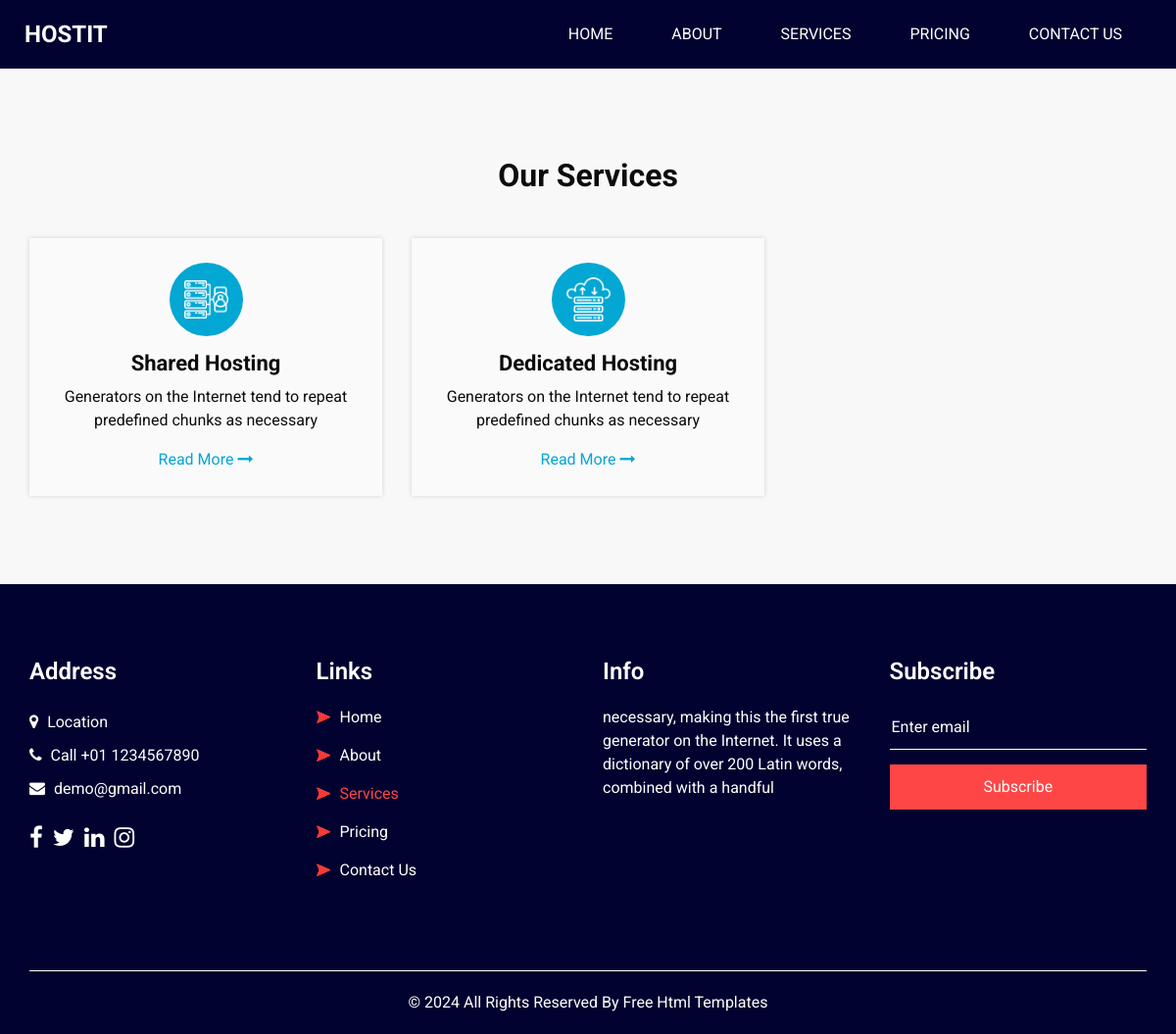
The app's page /service/ with its own data.
### main/models.py (models this page shows, shortened)
class Service(models.Model):
    name = models.CharField(max_length=255)
    body = models.TextField()
    icon = models.FileField(upload_to='service/')

### main/views.py (the view)
# urls.py: path('service/', views.service, name='service'),
def service(request):
    baner = models.Banner.objects.last()
    about_us = models.AboutUs.objects.last()
    services = models.Service.objects.all()
    prices_list = []
    for price in models.Price.objects.all().order_by('price'):
        price.body = price.body.split(',')
        prices_list.append(price)
    context = {
        'baner':baner,
        'about_us':about_us,
        'services':services,
        'prices':prices_list
    }
    return render(request, 'service.html', context)

### templates/service.html (shortened to what this page needs)
{% load static %}
<!DOCTYPE html>
<html>
<head>
  <link rel="stylesheet" type="text/css" href="{% static 'css/bootstrap.css' %}" />
  <link href="{% static 'css/font-awesome.min.css' %}" rel="stylesheet" />
  <link href="{% static 'css/style.css' %}" rel="stylesheet" />
  <link href="{% static 'css/responsive.css' %}" rel="stylesheet" />
</head>
<body class="sub_page">
  <div class="hero_area">
    <header class="header_section">
      <div class="container-fluid">
        <nav class="navbar navbar-expand-lg custom_nav-container ">
          <a class="navbar-brand" href="index.html">
            <span>Hostit</span>
          </a>
          <div class="collapse navbar-collapse" id="navbarSupportedContent">
            <ul class="navbar-nav  ml-auto">
              <li class="nav-item ">
                <a class="nav-link" href="{% url 'index' %}">Home <span class="sr-only">(current)</span></a>
              </li>
              <li class="nav-item">
                <a class="nav-link" href="{% url 'about' %}"> About</a>
              </li>
              <li class="nav-item active">
                <a class="nav-link" href="{% url 'service' %}">Services</a>
              </li>
              <li class="nav-item">
                <a class="nav-link" href="{% url 'price' %}">Pricing</a>
              </li>
              <li class="nav-item">
                <a class="nav-link" href="{% url 'contact' %}">Contact Us</a>
              </li>
            </ul>
          </div>
        </nav>
      </div>
    </header>
  </div>
  <section class="service_section layout_padding">
    <div class="container">
      <div class="heading_container heading_center">
        <h2>
          Our Services
        </h2>
      </div>
    </div>
    <div class="container ">
      <div class="row">
        {% for service in services %}
        <div class="col-md-6 col-lg-4">
          <div class="box ">
            <div class="img-box">
              <img src="{{service.icon.url}}" alt="">
            </div>
            <div class="detail-box">
              <h4>
                {{service.name}}
              </h4>
              <p>{{service.body}}</p>
              <a href="">
                Read More
                <i class="fa fa-long-arrow-right" aria-hidden="true"></i>
              </a>
            </div>
          </div>
        </div>
        {% endfor %}
      </div>
    </div>
  </section>
  <section class="info_section layout_padding2">
    <div class="container">
      <div class="row">
        <div class="col-md-3">
          <div class="info_contact">
            <h4>
              Address
            </h4>
            <div class="contact_link_box">
              <a href="">
                <i class="fa fa-map-marker" aria-hidden="true"></i>
                <span>
                  Location
                </span>
              </a>
              <a href="">
                <i class="fa fa-phone" aria-hidden="true"></i>
                <span>
                  Call +01 1234567890
                </span>
              </a>
              <a href="">
                <i class="fa fa-envelope" aria-hidden="true"></i>
                <span>
                  demo@gmail.com
                </span>
              </a>
            </div>
          </div>
          <div class="info_social">
            <a href="">
              <i class="fa fa-facebook" aria-hidden="true"></i>
            </a>
            <a href="">
              <i class="fa fa-twitter" aria-hidden="true"></i>
            </a>
            <a href="">
              <i class="fa fa-linkedin" aria-hidden="true"></i>
            </a>
            <a href="">
              <i class="fa fa-instagram" aria-hidden="true"></i>
            </a>
          </div>
        </div>
        <div class="col-md-3">
          <div class="info_link_box">
            <h4>
              Links
            </h4>
            <div class="info_links">
              <a class="" href="{% url 'index' %}">
                <img src="images/nav-bullet.png" alt="">
                Home
              </a>
              <a class="" href="{% url 'about' %}">
                <img src="images/nav-bullet.png" alt="">
                About
              </a>
              <a class="active" href="{% url 'service' %}">
                <img src="images/nav-bullet.png" alt="">
                Services
              </a>
              <a class="" href="{% url 'price' %}">
                <img src="images/nav-bullet.png" alt="">
                Pricing
              </a>
              <a class="" href="{% url 'contact' %}">
                <img src="images/nav-bullet.png" alt="">
                Contact Us
              </a>
            </div>
          </div>
        </div>
        <div class="col-md-3">
          <div class="info_detail">
            <h4>
              Info
            </h4>
            <p>
              necessary, making this the first true generator on the Internet. It uses a dictionary of over 200 Latin words, combined with a handful
            </p>
          </div>
        </div>
        <div class="col-md-3 mb-0">
          <h4>
            Subscribe
          </h4>
          <form action="#">
            <input type="text" placeholder="Enter email" />
            <button type="submit">
              Subscribe
            </button>
          </form>
        </div>
      </div>
    </div>
  </section>
  <footer class="footer_section">
    <div class="container">
      <p>
        &copy; <span id="displayYear"></span> All Rights Reserved By
        <a href="https://html.design/">Free Html Templates</a>
      </p>
    </div>
  </footer>
</body>
</html>

### static/css/responsive.css (style rules this page uses)
@media (min-width: 1200px) { .container { max-width: 1170px; } }

### records on screen
Service: icon (picture), name "Shared Hosting", body "Generators on the Internet tend to repeat predefined chunks as necessary"
Service: icon (picture), name "Dedicated Hosting", body "Generators on the Internet tend to repeat predefined chunks as necessary"
